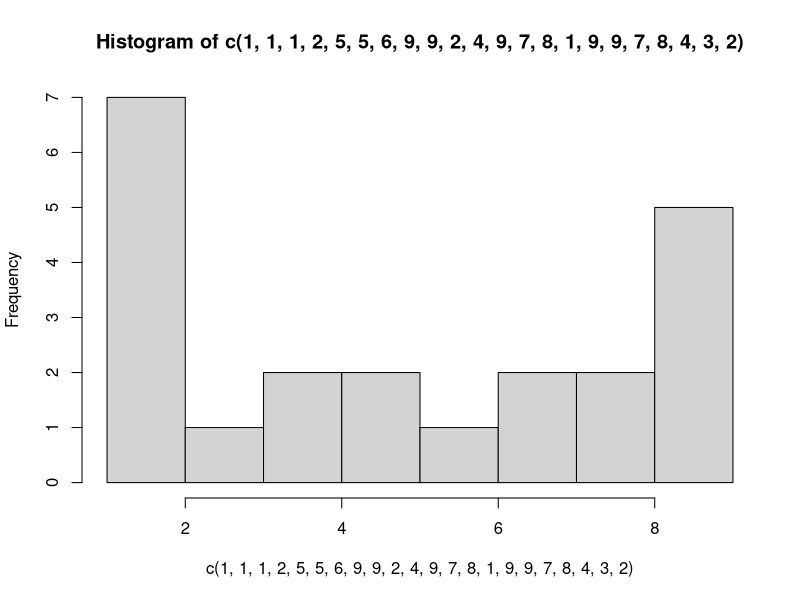

The R script that drew this image:
## ---- chunk 1
#| echo: true
hist(c(1,1,1,2,5,5,6,9,9,2,4,9,7,8,1,9,9,7,8,4,3,2))
